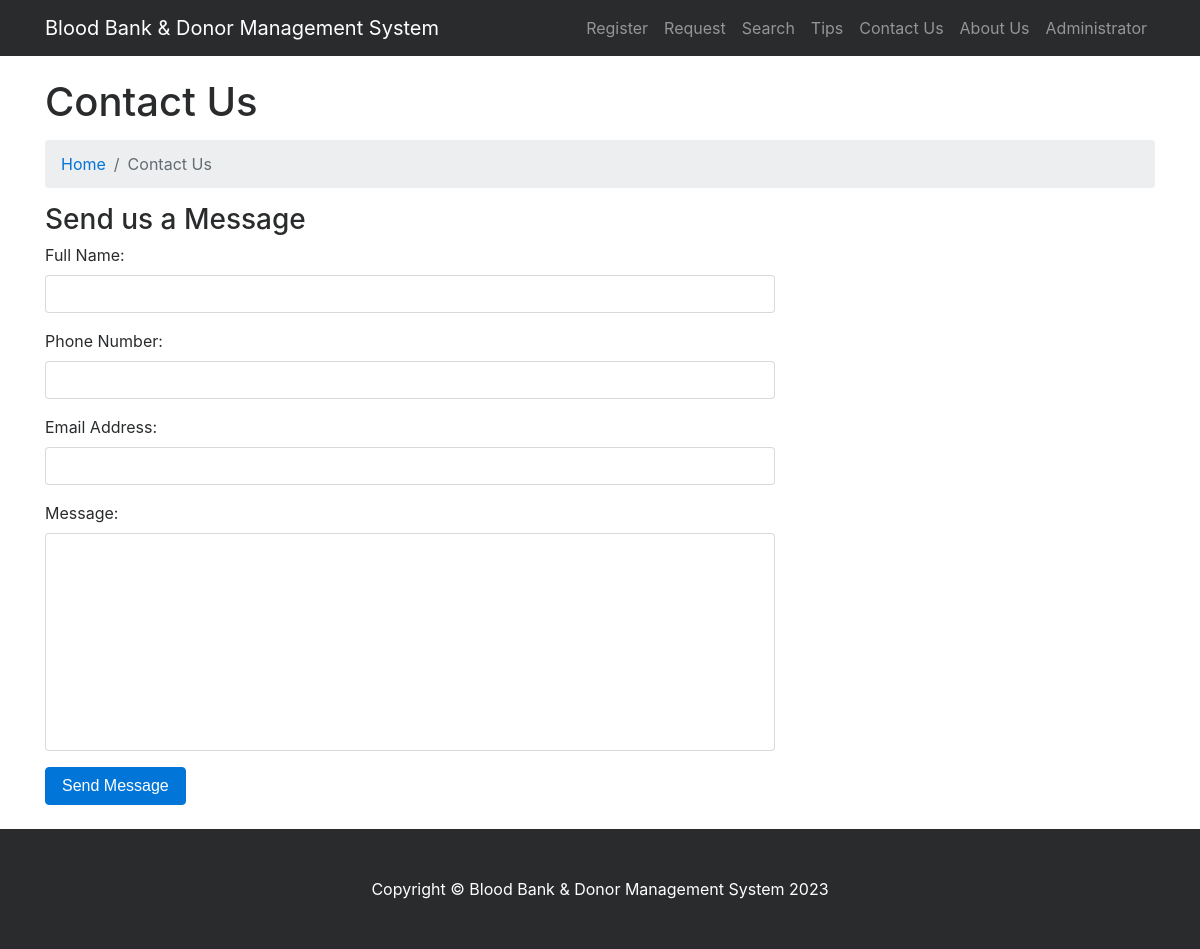
The app's page /contact.php, older data.
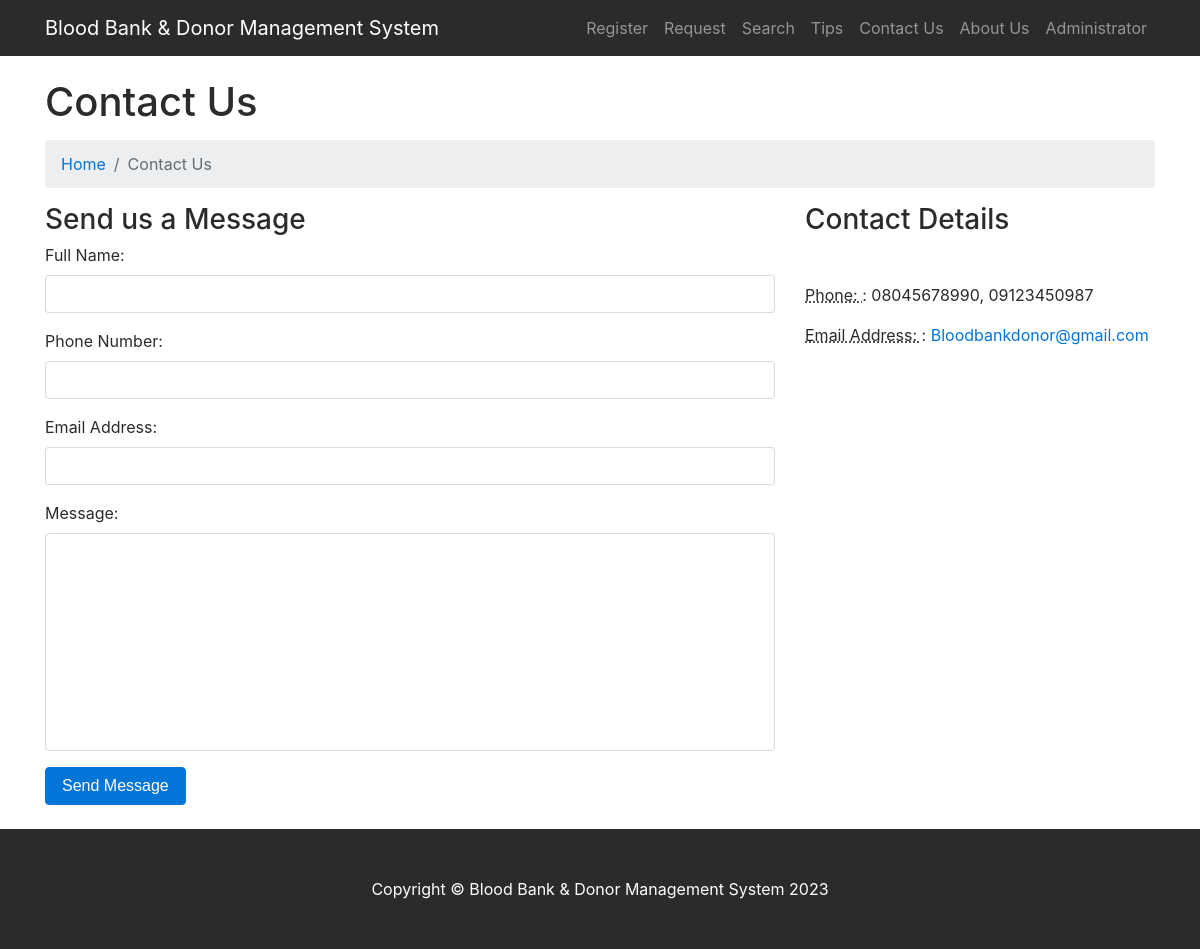
The same page, newer data.
### tables this page shows
CREATE TABLE `tblcontactusinfo` (
  `Id` int(10) NOT NULL,
  `EmailId` varchar(1000) NOT NULL,
  `Address` varchar(1000) NOT NULL,
  `ContactNo` varchar(100) NOT NULL
);

### contact.php (the view, shortened to what this page needs)
<?php
include('includes/config.php');
?>
<!DOCTYPE html>
<html lang="en">
<head>
    <link href="vendor/bootstrap/css/bootstrap.min.css" rel="stylesheet">
    <link href="vendor/font-awesome/css/font-awesome.min.css" rel="stylesheet" type="text/css">
    <link href="css/modern-business.css" rel="stylesheet">
</head>
<body>
    <?php include('includes/header.php');?>
    <div class="container">
        <h1 class="mt-4 mb-3">Contact Us</h1>
        <ol class="breadcrumb">
            <li class="breadcrumb-item">
                <a href="index.php">Home</a>
            </li>
            <li class="breadcrumb-item active">Contact Us</li>
        </ol>
        <div class="row">
              <div class="col-lg-8 mb-4">
                <h3>Send us a Message</h3>
                <form name="sentMessage"  method="post">
                    <div class="control-group form-group">
                        <div class="controls">
                            <label>Full Name:</label>
                            <input type="text" class="form-control" id="name" name="fullname" required data-validation-required-message="Please enter your name.">
                        </div>
                    </div>
                    <div class="control-group form-group">
                        <div class="controls">
                            <label>Phone Number:</label>
                            <input type="tel" class="form-control" id="phone" name="contactNo"  required data-validation-required-message="Please enter your phone number.">
                        </div>
                    </div>
                    <div class="control-group form-group">
                        <div class="controls">
                            <label>Email Address:</label>
                            <input type="email" class="form-control" id="email" name="email" required data-validation-required-message="Please enter your email address.">
                        </div>
                    </div>
                    <div class="control-group form-group">
                        <div class="controls">
                            <label>Message:</label>
                            <textarea rows="10" cols="100" class="form-control" id="message" name="message" required data-validation-required-message="Please enter your message" maxlength="999" style="resize:none"></textarea>
                        </div>
                    </div>
                    <button type="submit" name="send" class="btn btn-primary">Send Message</button>
                </form>
            </div>
                    <?php
                    $ret=mysqli_query($con,"SELECT * from tblcontactusinfo");
                    if(mysqli_num_rows($ret) > 0 )
                    {
                    while ($row=mysqli_fetch_array($ret))
                    {
?>
            <div class="col-lg-4 mb-4">
                <h3>Contact Details</h3>
                <p>
                    <br>
                </p>
                <p>
                    <abbr title="Phone">Phone: </abbr>: <?php   echo $row['ContactNo']; ?>
                </p>
                <p>
                    <abbr title="Email">Email Address: </abbr>: <a href="#"><?php   echo $row['EmailId']; ?>
                    </a>
                </p>
              <?php }} ?>
            </div>
        </div>
    </div>
<?php include('includes/footer.php');?>
</body>
</html>

### includes/header.php (shortened to what this page needs)
<nav class="navbar fixed-top navbar-toggleable-md navbar-inverse bg-inverse">
    <div class="container">
        <a class="navbar-brand" href="index.php">Blood Bank & Donor Management System</a>
        <div class="collapse navbar-collapse" id="navbarExample">
            <ul class="navbar-nav ml-auto">
                <li class="nav-item">
                    <a class="nav-link" href="become-donar.php">Register</a>
                </li>
                <li class="nav-item">
                    <a class="nav-link" href="request-blood.php">Request</a>
                </li>
                 <li class="nav-item">
                    <a class="nav-link" href="search-donor.php">Search</a>
                </li>
                <li class="nav-item">
                    <a class="nav-link" href="page.php?type=tips">Tips</a>
                </li>
                  <li class="nav-item">
                    <a class="nav-link" href="contact.php">Contact Us</a>
                </li>
                <li class="nav-item">
                    <a class="nav-link" href="page.php?type=aboutus">About Us</a>
                </li>
                 <li class="nav-item">
                    <a class="nav-link" href="admin/index.php" target="_blank">Administrator</a>
                </li>
            </ul>
        </div>
    </div>
</nav>

### includes/footer.php
<footer class="py-5 bg-inverse">
      <div class="container">
          <p class="m-0 text-center text-white">Copyright &copy; Blood Bank & Donor Management System <?php echo date('Y');?></p>
      </div>
  </footer>

### css/modern-business.css (style rules this page uses)
body { padding-top: 54px; }
@media (min-width: 992px) { body { padding-top: 56px; } }

Row changes from the older to the newer data that the page shows:
added tblcontactusinfo: ContactNo "08045678990, 09123450987", EmailId "Bloodbankdonor@gmail.com"
